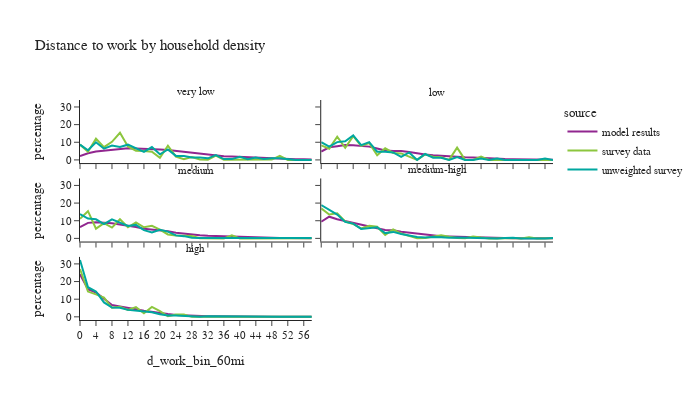

Notebook code cell kept with this figure:
### Code cell
df_plot = per_data.loc[(per_data['is_worker']) & (per_data['d_work_bin_60mi'] != float('nan'))].groupby(['source','hh_density_group','d_work_bin_60mi'])['person_weight'].sum().reset_index()
df_plot['percentage'] = df_plot.groupby(['source','hh_density_group'], group_keys=False)['person_weight']. \
    apply(lambda x: 100 * x / float(x.sum()))
# df_plot

fig2 = px.line(df_plot, x='d_work_bin_60mi', y="percentage", color="source",
               facet_col="hh_density_group", facet_col_wrap=2,
               title="Distance to work by household density")
fig2.for_each_annotation(lambda a: a.update(text = a.text.split("=")[-1]))
fig2.update_layout(height=400, width=700, font=dict(size=11))
fig2.show()

### Figure 1 — Plotly figure (JSON) as saved in the notebook; plotly's stock layout.template omitted (floating-point values rounded to 4 significant figures)
{"data": [{"hovertemplate": "source=model results<br>hh_density_group=very low<br>d_work_bin_60mi=%{x}<br>percentage=%{y}<extra></extra>", "legendgroup": "model results", "line": {"color": "#91268F", "dash": "solid"}, "marker": {"symbol": "circle"}, "mode": "lines", "name": "model results", "orientation": "v", "showlegend": true, "type": "scatter", "x": ["0", "2", "4", "6", "8", "10", "12", "14", "16", "18", "20", "22", "24", "26", "28", "30", "32", "34", "36", "38", "40", "42", "44", "46", "48", "50", "52", "54", "56", "58"], "xaxis": "x5", "y": [2.118, 3.769, 4.771, 5.293, 5.685, 6.31, 6.633, 6.43, 6.123, 6.042, 5.906, 5.651, 5.126, 4.461, 4.069, 3.476, 2.897, 2.517, 2.075, 1.87, 1.653, 1.446, 1.289, 1.1, 0.9556, 0.6848, 0.6079, 0.4201, 0.3518, 0.2718], "yaxis": "y5"}, {"hovertemplate": "source=model results<br>hh_density_group=low<br>d_work_bin_60mi=%{x}<br>percentage=%{y}<extra></extra>", "legendgroup": "model results", "line": {"color": "#91268F", "dash": "solid"}, "marker": {"symbol": "circle"}, "mode": "lines", "name": "model results", "orientation": "v", "showlegend": false, "type": "scatter", "x": ["0", "2", "4", "6", "8", "10", "12", "14", "16", "18", "20", "22", "24", "26", "28", "30", "32", "34", "36", "38", "40", "42", "44", "46", "48", "50", "52", "54", "56", "58"], "xaxis": "x6", "y": [4.718, 7.128, 7.73, 8.383, 8.287, 7.738, 7.534, 6.466, 5.301, 5.022, 4.985, 4.514, 3.575, 3.043, 2.613, 2.252, 1.932, 1.763, 1.466, 1.306, 1.029, 0.8796, 0.6469, 0.4785, 0.3894, 0.2575, 0.2098, 0.1524, 0.1197, 0.08177], "yaxis": "y6"}, {"hovertemplate": "source=model results<br>hh_density_group=medium<br>d_work_bin_60mi=%{x}<br>percentage=%{y}<extra></extra>", "legendgroup": "model results", "line": {"color": "#91268F", "dash": "solid"}, "marker": {"symbol": "circle"}, "mode": "lines", "name": "model results", "orientation": "v", "showlegend": false, "type": "scatter", "x": ["0", "2", "4", "6", "8", "10", "12", "14", "16", "18", "20", "22", "24", "26", "28", "30", "32", "34", "36", "38", "40", "42", "44", "46", "48", "50", "52", "54", "56", "58"], "xaxis": "x3", "y": [6.366, 8.791, 9.087, 9.04, 8.588, 7.856, 7.289, 6.416, 5.517, 5.021, 4.701, 4.064, 3.248, 2.602, 2.135, 1.743, 1.443, 1.257, 1.073, 0.8876, 0.7346, 0.6326, 0.4365, 0.3133, 0.2314, 0.1588, 0.1617, 0.09014, 0.06893, 0.04676], "yaxis": "y3"}, {"hovertemplate": "source=model results<br>hh_density_group=medium-high<br>d_work_bin_60mi=%{x}<br>percentage=%{y}<extra></extra>", "legendgroup": "model results", "line": {"color": "#91268F", "dash": "solid"}, "marker": {"symbol": "circle"}, "mode": "lines", "name": "model results", "orientation": "v", "showlegend": false, "type": "scatter", "x": ["0", "2", "4", "6", "8", "10", "12", "14", "16", "18", "20", "22", "24", "26", "28", "30", "32", "34", "36", "38", "40", "42", "44", "46", "48", "50", "52", "54", "56", "58"], "xaxis": "x4", "y": [9.409, 12.3, 10.85, 9.907, 8.847, 7.738, 6.694, 5.758, 4.741, 4.567, 3.757, 3.206, 2.44, 2.024, 1.606, 1.176, 1.007, 0.8464, 0.7678, 0.6161, 0.4895, 0.3659, 0.2583, 0.1941, 0.1403, 0.09806, 0.07026, 0.06116, 0.0417, 0.03462], "yaxis": "y4"}, {"hovertemplate": "source=model results<br>hh_density_group=high<br>d_work_bin_60mi=%{x}<br>percentage=%{y}<extra></extra>", "legendgroup": "model results", "line": {"color": "#91268F", "dash": "solid"}, "marker": {"symbol": "circle"}, "mode": "lines", "name": "model results", "orientation": "v", "showlegend": false, "type": "scatter", "x": ["0", "2", "4", "6", "8", "10", "12", "14", "16", "18", "20", "22", "24", "26", "28", "30", "32", "34", "36", "38", "40", "42", "44", "46", "48", "50", "52", "54", "56", "58"], "xaxis": "x", "y": [24.1, 15.71, 13.81, 10.06, 6.72, 5.875, 4.901, 4.278, 3.403, 2.709, 1.916, 1.548, 1.058, 0.8175, 0.7038, 0.5548, 0.3778, 0.385, 0.2846, 0.2133, 0.1703, 0.1252, 0.09505, 0.0582, 0.04592, 0.0307, 0.02189, 0.01308, 0.01308, 0.009612], "yaxis": "y"}, {"hovertemplate": "source=survey data<br>hh_density_group=very low<br>d_work_bin_60mi=%{x}<br>percentage=%{y}<extra></extra>", "legendgroup": "survey data", "line": {"color": "#8CC63E", "dash": "solid"}, "marker": {"symbol": "circle"}, "mode": "lines", "name": "survey data", "orientation": "v", "showlegend": true, "type": "scatter", "x": ["0", "2", "4", "6", "8", "10", "12", "14", "16", "18", "20", "22", "24", "26", "28", "30", "32", "34", "36", "38", "40", "42", "44", "46", "48", "50", "52", "54", "56", "58"], "xaxis": "x5", "y": [8.711, 4.604, 12.01, 7.223, 10.26, 15.37, 7.593, 5.24, 4.987, 4.664, 1.243, 8.04, 1.848, 0.3355, 1.653, 0.2576, 0.1434, 2.458, 0.02411, 0.01978, 0.4229, 0.01953, 0.3799, 0.01937, 0.1893, 2.274, 0.02014, 0.0, 0.0, 0.0], "yaxis": "y5"}, {"hovertemplate": "source=survey data<br>hh_density_group=low<br>d_work_bin_60mi=%{x}<br>percentage=%{y}<extra></extra>", "legendgroup": "survey data", "line": {"color": "#8CC63E", "dash": "solid"}, "marker": {"symbol": "circle"}, "mode": "lines", "name": "survey data", "orientation": "v", "showlegend": false, "type": "scatter", "x": ["0", "2", "4", "6", "8", "10", "12", "14", "16", "18", "20", "22", "24", "26", "28", "30", "32", "34", "36", "38", "40", "42", "44", "46", "48", "50", "52", "54", "56", "58"], "xaxis": "x6", "y": [8.238, 6.369, 13.15, 6.894, 13.45, 7.973, 9.569, 2.657, 6.563, 3.931, 3.693, 1.744, 0.0, 3.168, 1.82, 1.511, 0.0, 6.965, 0.0, 0.0, 1.88, 0.0, 0.1167, 0.0, 0.0, 0.0, 0.0, 0.0, 0.3147, 0.0], "yaxis": "y6"}, {"hovertemplate": "source=survey data<br>hh_density_group=medium<br>d_work_bin_60mi=%{x}<br>percentage=%{y}<extra></extra>", "legendgroup": "survey data", "line": {"color": "#8CC63E", "dash": "solid"}, "marker": {"symbol": "circle"}, "mode": "lines", "name": "survey data", "orientation": "v", "showlegend": false, "type": "scatter", "x": ["0", "2", "4", "6", "8", "10", "12", "14", "16", "18", "20", "22", "24", "26", "28", "30", "32", "34", "36", "38", "40", "42", "44", "46", "48", "50", "52", "54", "56", "58"], "xaxis": "x3", "y": [11.07, 15.42, 5.508, 8.613, 6.118, 10.83, 6.304, 9.033, 6.266, 7.093, 4.913, 2.237, 1.617, 1.686, 1.379, 0.03685, 0.03691, 0.09901, 0.0, 1.694, 0.003447, 0.0, 0.0, 0.0, 0.0, 0.0, 0.01451, 0.0, 0.0, 0.03136], "yaxis": "y3"}, {"hovertemplate": "source=survey data<br>hh_density_group=medium-high<br>d_work_bin_60mi=%{x}<br>percentage=%{y}<extra></extra>", "legendgroup": "survey data", "line": {"color": "#8CC63E", "dash": "solid"}, "marker": {"symbol": "circle"}, "mode": "lines", "name": "survey data", "orientation": "v", "showlegend": false, "type": "scatter", "x": ["0", "2", "4", "6", "8", "10", "12", "14", "16", "18", "20", "22", "24", "26", "28", "30", "32", "34", "36", "38", "40", "42", "44", "46", "48", "50", "52", "54", "56", "58"], "xaxis": "x4", "y": [16.98, 13.55, 14.2, 9.531, 8.193, 5.573, 7.148, 6.59, 1.969, 5.123, 2.723, 1.531, 0.1254, 0.1553, 1.145, 1.747, 0.8717, 0.154, 0.03301, 1.05, 0.4582, 0.0, 0.0, 0.2555, 0.2121, 0.0, 0.6538, 0.0, 0.0, 0.02804], "yaxis": "y4"}, {"hovertemplate": "source=survey data<br>hh_density_group=high<br>d_work_bin_60mi=%{x}<br>percentage=%{y}<extra></extra>", "legendgroup": "survey data", "line": {"color": "#8CC63E", "dash": "solid"}, "marker": {"symbol": "circle"}, "mode": "lines", "name": "survey data", "orientation": "v", "showlegend": false, "type": "scatter", "x": ["0", "2", "4", "6", "8", "10", "12", "14", "16", "18", "20", "22", "24", "26", "28", "30", "32", "34", "36", "38", "40", "42", "44", "46", "48", "50", "52", "54", "56", "58"], "xaxis": "x", "y": [27.04, 14.31, 12.75, 10.94, 5.147, 5.773, 3.955, 5.494, 2.034, 5.613, 3.28, 0.3394, 1.362, 1.361, 0.0, 0.0, 0.07759, 0.1028, 0.03277, 0.1265, 0.04316, 0.009179, 0.02544, 0.0, 0.01092, 0.006869, 0.009163, 0.1433, 0.006865, 0.0], "yaxis": "y"}, {"hovertemplate": "source=unweighted survey<br>hh_density_group=very low<br>d_work_bin_60mi=%{x}<br>percentage=%{y}<extra></extra>", "legendgroup": "unweighted survey", "line": {"color": "#00A7A0", "dash": "solid"}, "marker": {"symbol": "circle"}, "mode": "lines", "name": "unweighted survey", "orientation": "v", "showlegend": true, "type": "scatter", "x": ["0", "2", "4", "6", "8", "10", "12", "14", "16", "18", "20", "22", "24", "26", "28", "30", "32", "34", "36", "38", "40", "42", "44", "46", "48", "50", "52", "54", "56", "58"], "xaxis": "x5", "y": [8.636, 5.455, 10.0, 6.364, 8.182, 7.273, 8.636, 6.364, 4.545, 7.273, 3.182, 5.909, 2.273, 2.273, 1.364, 1.364, 0.9091, 2.727, 0.4545, 0.4545, 1.818, 0.4545, 1.364, 0.4545, 0.9091, 0.9091, 0.4545, 0.0, 0.0, 0.0], "yaxis": "y5"}, {"hovertemplate": "source=unweighted survey<br>hh_density_group=low<br>d_work_bin_60mi=%{x}<br>percentage=%{y}<extra></extra>", "legendgroup": "unweighted survey", "line": {"color": "#00A7A0", "dash": "solid"}, "marker": {"symbol": "circle"}, "mode": "lines", "name": "unweighted survey", "orientation": "v", "showlegend": false, "type": "scatter", "x": ["0", "2", "4", "6", "8", "10", "12", "14", "16", "18", "20", "22", "24", "26", "28", "30", "32", "34", "36", "38", "40", "42", "44", "46", "48", "50", "52", "54", "56", "58"], "xaxis": "x6", "y": [10.08, 7.563, 10.08, 10.5, 13.87, 8.403, 10.08, 4.622, 4.622, 4.202, 1.681, 4.202, 0.0, 3.361, 1.261, 1.261, 0.0, 1.681, 0.0, 0.0, 0.8403, 0.0, 0.8403, 0.0, 0.0, 0.0, 0.0, 0.0, 0.8403, 0.0], "yaxis": "y6"}, {"hovertemplate": "source=unweighted survey<br>hh_density_group=medium<br>d_work_bin_60mi=%{x}<br>percentage=%{y}<extra></extra>", "legendgroup": "unweighted survey", "line": {"color": "#00A7A0", "dash": "solid"}, "marker": {"symbol": "circle"}, "mode": "lines", "name": "unweighted survey", "orientation": "v", "showlegend": false, "type": "scatter", "x": ["0", "2", "4", "6", "8", "10", "12", "14", "16", "18", "20", "22", "24", "26", "28", "30", "32", "34", "36", "38", "40", "42", "44", "46", "48", "50", "52", "54", "56", "58"], "xaxis": "x3", "y": [13.77, 11.23, 10.81, 8.051, 10.81, 8.686, 6.992, 7.627, 4.661, 3.39, 4.873, 3.814, 1.695, 1.271, 0.4237, 0.2119, 0.2119, 0.4237, 0.0, 0.4237, 0.2119, 0.0, 0.0, 0.0, 0.0, 0.0, 0.2119, 0.0, 0.0, 0.2119], "yaxis": "y3"}, {"hovertemplate": "source=unweighted survey<br>hh_density_group=medium-high<br>d_work_bin_60mi=%{x}<br>percentage=%{y}<extra></extra>", "legendgroup": "unweighted survey", "line": {"color": "#00A7A0", "dash": "solid"}, "marker": {"symbol": "circle"}, "mode": "lines", "name": "unweighted survey", "orientation": "v", "showlegend": false, "type": "scatter", "x": ["0", "2", "4", "6", "8", "10", "12", "14", "16", "18", "20", "22", "24", "26", "28", "30", "32", "34", "36", "38", "40", "42", "44", "46", "48", "50", "52", "54", "56", "58"], "xaxis": "x4", "y": [18.86, 16.03, 13.52, 9.349, 8.347, 5.342, 5.843, 6.344, 3.005, 3.673, 2.504, 1.669, 0.8347, 0.5008, 0.8347, 0.6678, 0.3339, 0.5008, 0.3339, 0.5008, 0.1669, 0.0, 0.0, 0.1669, 0.3339, 0.0, 0.1669, 0.0, 0.0, 0.1669], "yaxis": "y4"}, {"hovertemplate": "source=unweighted survey<br>hh_density_group=high<br>d_work_bin_60mi=%{x}<br>percentage=%{y}<extra></extra>", "legendgroup": "unweighted survey", "line": {"color": "#00A7A0", "dash": "solid"}, "marker": {"symbol": "circle"}, "mode": "lines", "name": "unweighted survey", "orientation": "v", "showlegend": false, "type": "scatter", "x": ["0", "2", "4", "6", "8", "10", "12", "14", "16", "18", "20", "22", "24", "26", "28", "30", "32", "34", "36", "38", "40", "42", "44", "46", "48", "50", "52", "54", "56", "58"], "xaxis": "x", "y": [32.16, 16.8, 14.36, 8.184, 5.24, 5.169, 3.948, 3.446, 3.015, 2.584, 1.436, 0.7179, 0.7897, 0.5025, 0.0, 0.0, 0.2872, 0.2154, 0.2154, 0.07179, 0.2872, 0.07179, 0.07179, 0.0, 0.1436, 0.07179, 0.07179, 0.07179, 0.07179, 0.0], "yaxis": "y"}], "layout": {"annotations": [{"font": {}, "showarrow": false, "text": "high", "x": 0.245, "xanchor": "center", "xref": "paper", "y": 0.2867, "yanchor": "bottom", "yref": "paper"}, {"font": {}, "showarrow": false, "text": "medium", "x": 0.245, "xanchor": "center", "xref": "paper", "y": 0.6433, "yanchor": "bottom", "yref": "paper"}, {"font": {}, "showarrow": false, "text": "medium-high", "x": 0.755, "xanchor": "center", "xref": "paper", "y": 0.6433, "yanchor": "bottom", "yref": "paper"}, {"font": {}, "showarrow": false, "text": "very low", "x": 0.245, "xanchor": "center", "xref": "paper", "y": 1.0, "yanchor": "bottom", "yref": "paper"}, {"font": {}, "showarrow": false, "text": "low", "x": 0.755, "xanchor": "center", "xref": "paper", "y": 1.0, "yanchor": "bottom", "yref": "paper"}], "font": {"size": 11}, "height": 400, "legend": {"title": {"text": "source"}, "tracegroupgap": 0}, "title": {"text": "Distance to work by household density"}, "width": 700, "xaxis": {"anchor": "y", "domain": [0.0, 0.49], "title": {"text": "d_work_bin_60mi"}}, "xaxis2": {"anchor": "y2", "domain": [0.51, 1.0], "matches": "x", "title": {"text": "d_work_bin_60mi"}}, "xaxis3": {"anchor": "y3", "domain": [0.0, 0.49], "matches": "x", "showticklabels": false}, "xaxis4": {"anchor": "y4", "domain": [0.51, 1.0], "matches": "x", "showticklabels": false}, "xaxis5": {"anchor": "y5", "domain": [0.0, 0.49], "matches": "x", "showticklabels": false}, "xaxis6": {"anchor": "y6", "domain": [0.51, 1.0], "matches": "x", "showticklabels": false}, "yaxis": {"anchor": "x", "domain": [0.0, 0.2867], "title": {"text": "percentage"}}, "yaxis2": {"anchor": "x2", "domain": [0.0, 0.2867], "matches": "y", "showticklabels": false}, "yaxis3": {"anchor": "x3", "domain": [0.3567, 0.6433], "matches": "y", "title": {"text": "percentage"}}, "yaxis4": {"anchor": "x4", "domain": [0.3567, 0.6433], "matches": "y", "showticklabels": false}, "yaxis5": {"anchor": "x5", "domain": [0.7133, 1.0], "matches": "y", "title": {"text": "percentage"}}, "yaxis6": {"anchor": "x6", "domain": [0.7133, 1.0], "matches": "y", "showticklabels": false}}}
